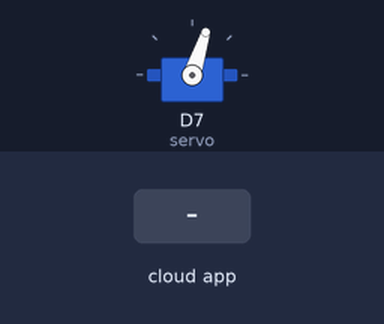
This sketch was run on a simulated ESP8266 (NodeMCU). Parts: servo. Inputs (shaded band) come from the test bench. WiFi joins after 1.5 s; servers stay silent unless stated; the Firebase database answers and starts empty; what the sketch prints to the serial monitor is not drawn.

Above: at 4.7 s.
4.8 s: the phone or cloud app sets result to 0
At 5.02 s:
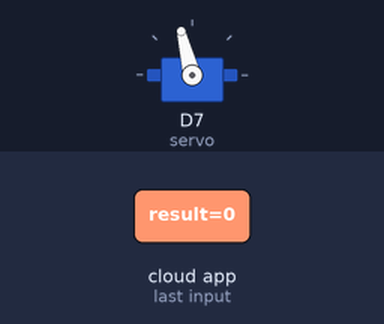
7.8 s: the phone or cloud app sets ownercar to 0
10.8 s: the phone or cloud app sets ownercar to 1
At 13.6 s:
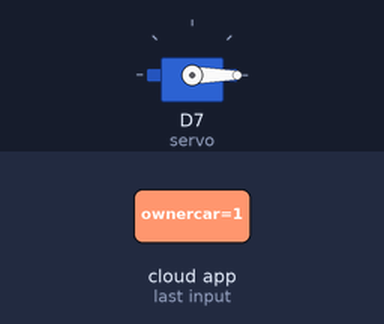
13.8 s: the phone or cloud app sets result to 1
At 17.1 s:
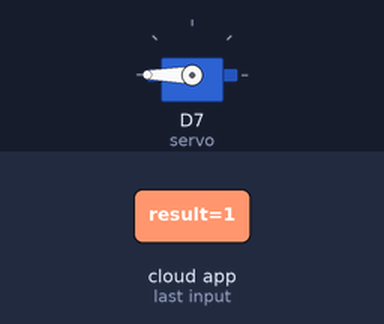
Timing chart, 0 to 17.8 s (numbered marks = the images above; inputs shaded):
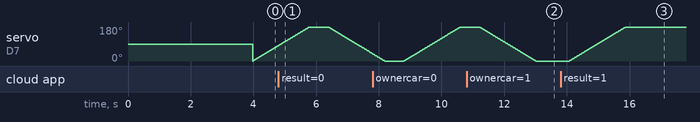

Measured:
- after the input at 10.8 s, servo on D7 (servo): moves from 180° to 0° over 1.8 s, starting after 0.41 s
- after the input at 13.8 s, servo on D7 (servo): moves from 0° to 180° over 1.8 s, starting after 0.27 s

The sketch:

GarageDoor.ino
```cpp
/*
FIREBASE:
=====================================================
*/

#include <Arduino.h>
#if defined(ESP32)
#include <WiFi.h>
#elif defined(ESP8266)
#include <ESP8266WiFi.h>
#endif
#include <Firebase_ESP_Client.h>
#include "addons/TokenHelper.h"
#include "addons/RTDBHelper.h"

#define WIFI_SSID ""
#define WIFI_PASSWORD ""

#define API_KEY ""
#define DATABASE_URL ""

FirebaseData fbdo;

FirebaseAuth auth;
FirebaseConfig config;

/*
=====================================================
*/

#include <Servo.h>

Servo servo;  // create servo object to control a servo

int pos = 0;  // variable to store the servo position

String detectionResult = "no car";
String ownerCar = "";
bool manual = false;
bool manualOpen = false;

bool open = false;

bool signupOK = false;

void setup() {
  Serial.begin(9600);

  servo.attach(D7);  // attaches the servo on pin D7 to the servo object

  //==============FIREBASE, WIFI:
  Serial.print("Wi-Fi and Firebase setup in 2 seconds...");
  delay(2000);
  WiFi.begin(WIFI_SSID, WIFI_PASSWORD);
  Serial.print("Connecting to Wi-Fi");
  while (WiFi.status() != WL_CONNECTED) {
    Serial.print(".");
    delay(300);
  }
  Serial.println();
  Serial.print("Connected with IP: ");
  Serial.println(WiFi.localIP());
  Serial.println();

  /* Assign the api key (required) */
  config.api_key = API_KEY;

  /* Assign the RTDB URL (required) */
  config.database_url = DATABASE_URL;

  /* Sign up */
  if (Firebase.signUp(&config, &auth, "", "")) {
    Serial.println("signup Ok");
    signupOK = true;
  } else {
    Serial.printf("%s\n", config.signer.signupError.message.c_str());
  }

  config.token_status_callback = tokenStatusCallback;

  Firebase.begin(&config, &auth);
  Firebase.reconnectWiFi(true);
  Serial.print("Finished Wi-Fi and Firebase setup.");
  //===============================
}

void loop() {
  if (Firebase.RTDB.getBool(&fbdo, "/garage/manual")) {
    if (fbdo.dataType() == "boolean") {
      manual = fbdo.boolData();
      Serial.println("manual:");
      Serial.println(manual);
    }
  } else {
    Serial.println(fbdo.errorReason());
  }

  if (manual == false) {
    if (Firebase.RTDB.getString(&fbdo, "/garage/result")) {
      if (fbdo.dataType() == "string") {
        detectionResult = fbdo.stringData();
      }
    } else {
      Serial.println(fbdo.errorReason());
    }

    if (Firebase.RTDB.getString(&fbdo, "/garage/ownercar")) {
      if (fbdo.dataType() == "string") {
        ownerCar = fbdo.stringData();
      }
    } else {
      Serial.println(fbdo.errorReason());
    }

    if (detectionResult == ownerCar) {
      if (!open) {
        for (pos = 0; pos <= 180; pos += 1) {
          servo.write(pos);
          delay(10);
        }
        open = true;
        if (Firebase.RTDB.setBool(&fbdo, "/garage/manualopen", true)) {
          Serial.println("Sent manualopen to firebase.");
        } else {
          Serial.println("FAILED send manualopen to firebase: " + fbdo.errorReason());
        }
      }
    }
    else {
      if (open) {
        for (pos = 180; pos >= 0; pos -= 1) {
          servo.write(pos);
          delay(10);
        }
        open = false;
        if (Firebase.RTDB.setBool(&fbdo, "/garage/manualopen", false)) {
          Serial.println("Sent manualopen to firebase.");
        } else {
          Serial.println("FAILED send manualopen to firebase: " + fbdo.errorReason());
        }
      }
    }
  } else {
    if (Firebase.RTDB.getBool(&fbdo, "/garage/manualopen")) {
      if (fbdo.dataType() == "boolean") {
        manualOpen = fbdo.boolData();
      }
    } else {
      Serial.println(fbdo.errorReason());
    }

    if (manualOpen) {
      if (!open) {
        for (pos = 0; pos <= 180; pos += 1) {
          servo.write(pos);
          delay(10);
        }
        open = true;
      }
    } else {
      if (open) {
        for (pos = 180; pos >= 0; pos -= 1) {
          servo.write(pos);
          delay(10);
        }
        open = false;
      }
    }
  }
}
```
